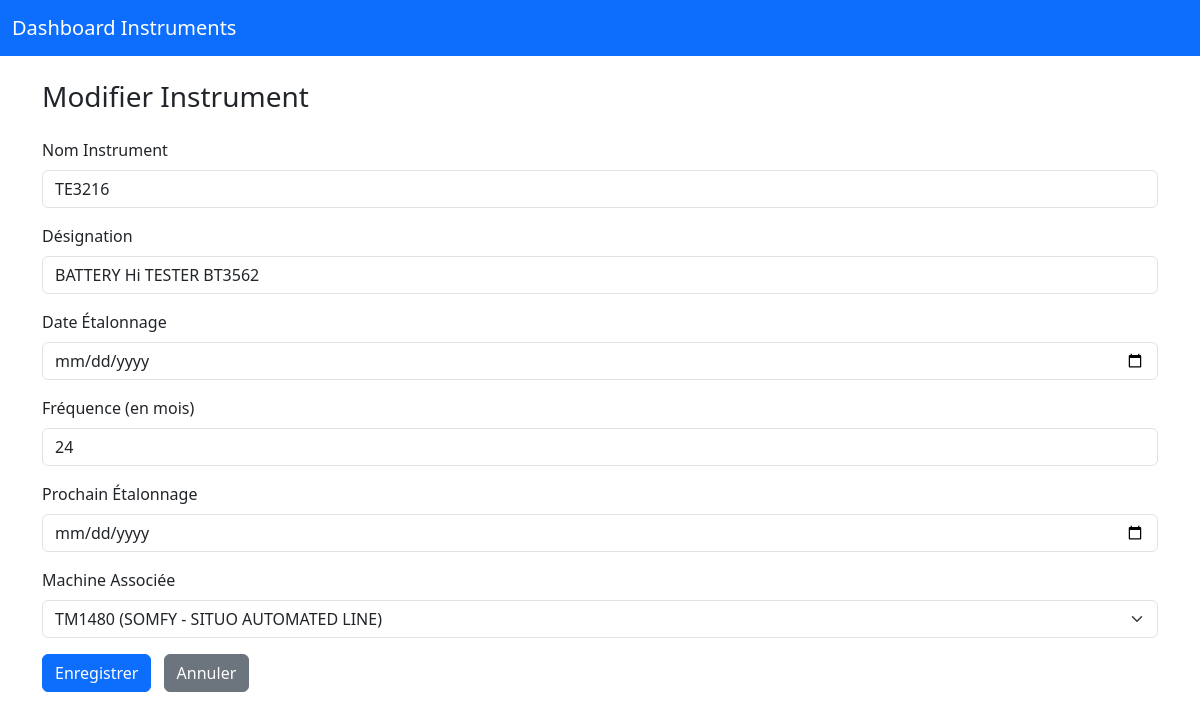
Page /edit_instrument/1 (signed in) on the committed database.
### tables this page shows
CREATE TABLE "instruments" (
    id INTEGER PRIMARY KEY,
    instrument_name TEXT NOT NULL,
    designation TEXT,
    date_etalonnage TEXT,
    frequence INTEGER,
    date_prochain_etalonnage TEXT,
    machine_id INTEGER, rssi INTEGER, last_seen TEXT,
    FOREIGN KEY (machine_id) REFERENCES machines(id)
);

CREATE TABLE machines (
        id INTEGER PRIMARY KEY AUTOINCREMENT,
        machine_name TEXT NOT NULL,
        localisation TEXT NOT NULL,
        mac_address TEXT
    , is_active BOOLEAN DEFAULT 1);

### routes/instruments.py (the view, shortened to what this page needs)
@instruments_bp.route('/edit_instrument/<int:id>', methods=['GET', 'POST'])
@login_required
def edit_instrument(id):
    conn = get_db_connection()
    cur = conn.cursor()
    cur.execute("SELECT * FROM instruments WHERE id=?", (id,))
    instrument = cur.fetchone()
    cur.execute("SELECT * FROM machines")
    machines = cur.fetchall()
    conn.close()
    return render_template('edit_instrument.html', instrument=instrument, machines=machines)

### database.py (called while the page is built)
def get_db_connection():
    conn = sqlite3.connect(Config.DATABASE, timeout=10)
    conn.row_factory = sqlite3.Row
    return conn

### routes/auth.py (called while the page is built)
def login_required(func):
    @wraps(func)
    def wrapper(*args, **kwargs):
        if not session.get('logged_in'):
            flash("⚠️ Veuillez vous connecter d'abord.", "warning")
            return redirect(url_for('auth.login'))
        return func(*args, **kwargs)
    return wrapper

### templates/edit_instrument.html (shortened to what this page needs)
<!DOCTYPE html>
<html lang="fr">
<head>
  <link href="https://cdn.jsdelivr.net/npm/bootstrap@5.3.0/dist/css/bootstrap.min.css" rel="stylesheet" />
</head>
<body>
<nav class="navbar navbar-expand-lg navbar-dark bg-primary mb-4">
  <div class="container-fluid">
    <a class="navbar-brand" href="{{ url_for('dashboard.dashboard') }}">Dashboard Instruments</a>
  </div>
</nav>
<div class="container">
  <h3 class="mb-4">Modifier Instrument</h3>
  <form method="POST" action="{{ url_for('instruments.edit_instrument', id=instrument['id']) }}" id="instrumentForm">
    <div class="mb-3">
      <label for="instrument_name" class="form-label">Nom Instrument</label>
      <input type="text" class="form-control" id="instrument_name" name="instrument_name" required
             value="{{ instrument['instrument_name'] }}" />
    </div>
    <div class="mb-3">
      <label for="designation" class="form-label">Désignation</label>
      <input type="text" class="form-control" id="designation" name="designation"
             value="{{ instrument['designation'] }}" />
    </div>
    <div class="mb-3">
      <label for="date_etalonnage" class="form-label">Date Étalonnage</label>
      <input type="date" class="form-control" id="date_etalonnage" name="date_etalonnage" required
             value="{{ instrument['date_etalonnage'] }}" />
    </div>
    <div class="mb-3">
      <label for="frequence" class="form-label">Fréquence (en mois)</label>
      <input type="number" min="1" class="form-control" id="frequence" name="frequence" required
             value="{{ instrument['frequence'] }}" />
    </div>
    <div class="mb-3">
      <label for="date_prochain_etalonnage" class="form-label">Prochain Étalonnage</label>
      <input type="date" class="form-control" id="date_prochain_etalonnage" name="date_prochain_etalonnage" required
             value="{{ instrument['date_prochain_etalonnage'] }}" />
    </div>
    <div class="mb-3">
      <label for="machine_id" class="form-label">Machine Associée</label>
      <select class="form-select" id="machine_id" name="machine_id">
        {% for m in machines %}
        <option value="{{ m['id'] }}" {% if m['id'] == instrument['machine_id'] %}selected{% endif %}>{{ m['machine_name'] }} ({{ m['localisation'] }})</option>
        {% endfor %}
      </select>
    </div>
    <button type="submit" class="btn btn-primary">Enregistrer</button>
    <a href="{{ url_for('dashboard.dashboard') }}" class="btn btn-secondary ms-2">Annuler</a>
  </form>
</div>
</body>
</html>

### rows in the picture
instruments: instrument_name "TE3216", designation "BATTERY Hi TESTER BT3562", frequence "24", machine_id "TM1480 (SOMFY - SITUO AUTOMATED LINE)"
